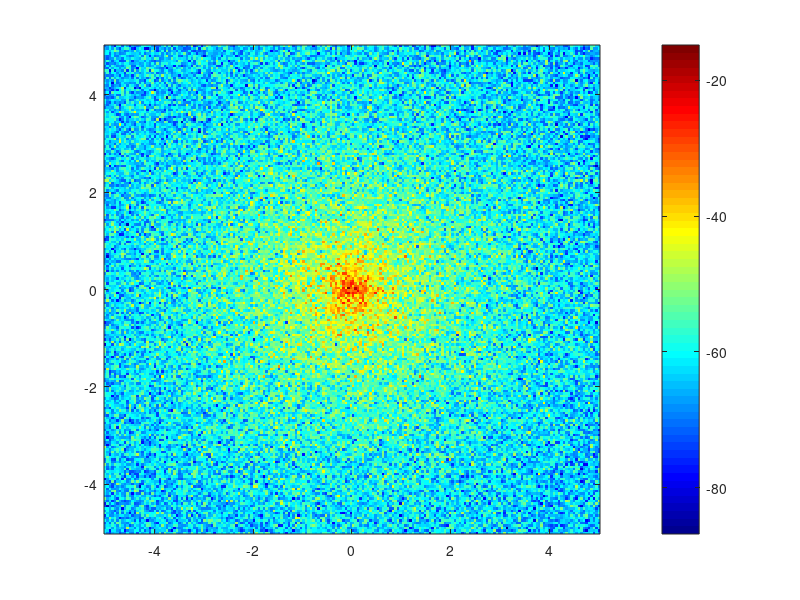

Source code (MATLAB): (Note: this script raises an error after producing the figure.)
clc; clear; close all;

%% 1. Thiet lap thong so khong gian va he thong
Pt_dBm = 43;          % Cong suat phat cua tram (dBm) - khoang 20W
fc_MHz = 900;         % Tan so hoat dong (MHz)
P_th = -85;           % Nguong thu nhay cua may thu (dBm) - Duoi muc nay coi nhu mat song

% Tao luoi toa do 2D (Grid) tu -5km den 5km cho truc X va Y
x = linspace(-5, 5, 200); 
y = linspace(-5, 5, 200);
[X, Y] = meshgrid(x, y);

% Tinh khoang cach tu tram phat (0,0) den moi diem tren luoi
d_km = sqrt(X.^2 + Y.^2);
d_km(d_km < 0.1) = 0.1; % Tranh loi chia cho 0 o tam tram phat

%% 2. Tinh toan Suy hao (Path Loss) va Cong suat thu
% Su dung mo hinh Simple Path Loss (FSPL) nhu code truoc cua ban
PL_simplified = 32.45 + 20*log10(fc_MHz) + 20*log10(d_km);

% Them nhieu Shadowing (Log-normal fading) de mo phong vat can thuc te
sigma_shadow = 6; % Do lech chuan cua nhieu (dB)
shadowing = sigma_shadow * randn(size(d_km));

% Cong suat thu (Rx Power) = Cong phat - Suy hao - Shadowing
Prx_dBm = Pt_dBm - PL_simplified - shadowing;

%% 3. Ve bieu do Vung phu song
figure;

% Ve Heatmap (ban do nhiet) the hien muc do manh yeu cua tin hieu
imagesc(x, y, Prx_dBm);
set(gca, 'YDir', 'normal'); % Chuan hoa lai truc Y tu duoi len tren
colormap('jet');            % Chon ban mau (Xanh: yeu, Do: manh)
c = colorbar;
c.Label.String = 'Cong suat thu (dBm)';

hold on;
% Ve danh dau vi tri Tram phat trung tam
plot(0, 0, 'k^', 'MarkerFaceColor', 'k', 'MarkerSize', 10);

% Ve duong vien vung phu song hieu qua (Vung nhan duoc song >= P_th)
contour(X, Y, Prx_dBm, [P_th P_th], 'w-', 'LineWidth', 2);

xlabel('Khoang cach truc X (km)');
ylabel('Khoang cach truc Y (km)');
title('Bieu do Vung Phu Song (Coverage Map)');
legend('Tram phat (BS)', sprintf('Ranh gioi phu song (%d dBm)', P_th), 'Location', 'northeast');
hold off;

set(gcf, 'color', 'w');
